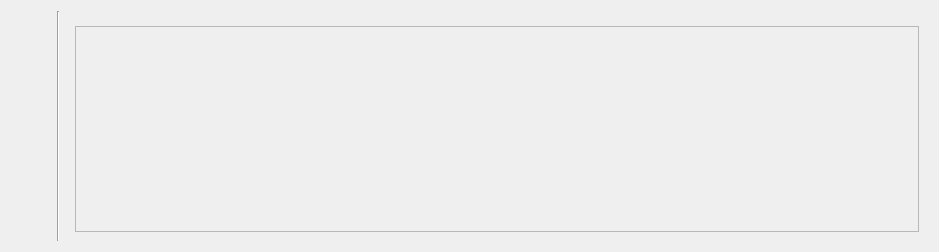
<?xml version="1.0" encoding="UTF-8"?>
<ui version="4.0">
 <class>Form</class>
 <widget class="QWidget" name="Form">
  <property name="geometry">
   <rect>
    <x>0</x>
    <y>0</y>
    <width>939</width>
    <height>252</height>
   </rect>
  </property>
  <property name="windowTitle">
   <string>Form</string>
  </property>
  <layout class="QHBoxLayout" name="horizontalLayout" stretch="0,0,1">
   <item>
    <layout class="QVBoxLayout" name="verticalLayout">
     <item>
      <layout class="QHBoxLayout" name="horizontalLayout_2">
       <item>
        <widget class="PyDMByteIndicator" name="PyDMByteIndicator_3">
         <property name="enabled">
          <bool>false</bool>
         </property>
         <property name="toolTip">
          <string/>
         </property>
         <property name="channel" stdset="0">
          <string>ca://${line_arbiter_prefix}BeamClassOutputs:BeamClassChannel_RBV</string>
         </property>
         <property name="orientation" stdset="0">
          <enum>Qt::Vertical</enum>
         </property>
         <property name="numBits" stdset="0">
          <number>8</number>
         </property>
         <property name="labels" stdset="0">
          <stringlist>
           <string>Channel 01 - BC_1HZ</string>
           <string>Channel 02 - BC_10HZ</string>
           <string>Channel 03 - BC_FULL</string>
           <string>Channel 04 - BC_FULL</string>
           <string>Channel 05 - BC_FULL</string>
           <string>Channel 06 - BC_FULL</string>
           <string>Channel 07 - BC_FULL</string>
           <string>Channel 08 - BC_FULL</string>
          </stringlist>
         </property>
        </widget>
       </item>
       <item>
        <spacer name="horizontalSpacer_2">
         <property name="orientation">
          <enum>Qt::Horizontal</enum>
         </property>
         <property name="sizeHint" stdset="0">
          <size>
           <width>40</width>
           <height>20</height>
          </size>
         </property>
        </spacer>
       </item>
      </layout>
     </item>
     <item>
      <layout class="QHBoxLayout" name="horizontalLayout_3">
       <item>
        <widget class="PyDMByteIndicator" name="PyDMByteIndicator_4">
         <property name="enabled">
          <bool>false</bool>
         </property>
         <property name="toolTip">
          <string/>
         </property>
         <property name="channel" stdset="0">
          <string>ca://${line_arbiter_prefix}CuRateOutputs:CTLSChannel_RBV</string>
         </property>
         <property name="orientation" stdset="0">
          <enum>Qt::Vertical</enum>
         </property>
         <property name="numBits" stdset="0">
          <number>3</number>
         </property>
         <property name="labels" stdset="0">
          <stringlist>
           <string>Channel 09 - RATE_1</string>
           <string>Channel 10 - RATE_10</string>
           <string>Channel 11 - RATE_120</string>
          </stringlist>
         </property>
        </widget>
       </item>
       <item>
        <spacer name="horizontalSpacer_3">
         <property name="orientation">
          <enum>Qt::Horizontal</enum>
         </property>
         <property name="sizeHint" stdset="0">
          <size>
           <width>40</width>
           <height>20</height>
          </size>
         </property>
        </spacer>
       </item>
      </layout>
     </item>
     <item>
      <spacer name="verticalSpacer_2">
       <property name="orientation">
        <enum>Qt::Vertical</enum>
       </property>
       <property name="sizeHint" stdset="0">
        <size>
         <width>20</width>
         <height>40</height>
        </size>
       </property>
      </spacer>
     </item>
    </layout>
   </item>
   <item>
    <widget class="Line" name="line">
     <property name="orientation">
      <enum>Qt::Vertical</enum>
     </property>
    </widget>
   </item>
   <item>
    <widget class="QFrame" name="frame">
     <property name="styleSheet">
      <string notr="true"/>
     </property>
     <property name="frameShape">
      <enum>QFrame::NoFrame</enum>
     </property>
     <property name="frameShadow">
      <enum>QFrame::Plain</enum>
     </property>
     <layout class="QVBoxLayout" name="verticalLayout_2" stretch="0,1">
      <item>
       <widget class="PyDMEmbeddedDisplay" name="PyDMEmbeddedDisplay">
        <property name="sizePolicy">
         <sizepolicy hsizetype="Minimum" vsizetype="Preferred">
          <horstretch>0</horstretch>
          <verstretch>0</verstretch>
         </sizepolicy>
        </property>
        <property name="maximumSize">
         <size>
          <width>16777215</width>
          <height>45</height>
         </size>
        </property>
        <property name="toolTip">
         <string/>
        </property>
        <property name="frameShape">
         <enum>QFrame::NoFrame</enum>
        </property>
        <property name="filename" stdset="0">
         <string>templates/arbiter_outputs_header.ui</string>
        </property>
       </widget>
      </item>
      <item>
       <widget class="QScrollArea" name="scrollArea">
        <property name="widgetResizable">
         <bool>true</bool>
        </property>
        <widget class="QWidget" name="arbiter_outputs_content">
         <property name="geometry">
          <rect>
           <x>0</x>
           <y>0</y>
           <width>675</width>
           <height>185</height>
          </rect>
         </property>
         <layout class="QVBoxLayout" name="verticalLayout_3">
          <property name="spacing">
           <number>0</number>
          </property>
          <property name="leftMargin">
           <number>0</number>
          </property>
          <property name="topMargin">
           <number>0</number>
          </property>
          <property name="rightMargin">
           <number>0</number>
          </property>
          <property name="bottomMargin">
           <number>0</number>
          </property>
         </layout>
        </widget>
       </widget>
      </item>
     </layout>
    </widget>
   </item>
  </layout>
 </widget>
 <customwidgets>
  <customwidget>
   <class>PyDMByteIndicator</class>
   <extends>QWidget</extends>
   <header>pydm.widgets.byte</header>
  </customwidget>
  <customwidget>
   <class>PyDMEmbeddedDisplay</class>
   <extends>QFrame</extends>
   <header>pydm.widgets.embedded_display</header>
  </customwidget>
 </customwidgets>
 <resources/>
 <connections/>
</ui>
